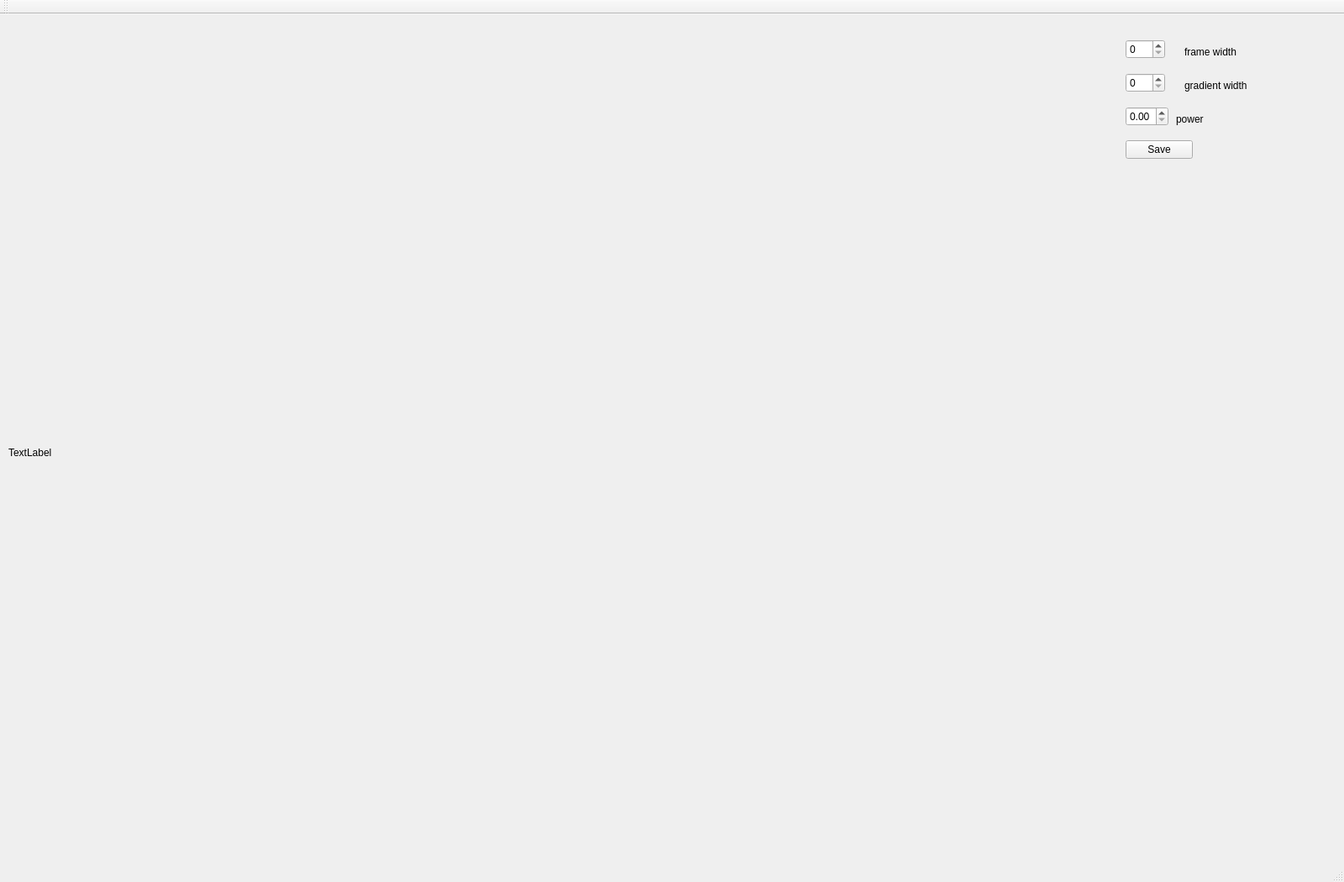
<?xml version="1.0" encoding="UTF-8"?>
<ui version="4.0">
 <class>MainWindow</class>
 <widget class="QMainWindow" name="MainWindow">
  <property name="geometry">
   <rect>
    <x>0</x>
    <y>0</y>
    <width>1600</width>
    <height>1050</height>
   </rect>
  </property>
  <property name="windowTitle">
   <string>MainWindow</string>
  </property>
  <widget class="QWidget" name="centralWidget">
   <widget class="QLabel" name="label">
    <property name="geometry">
     <rect>
      <x>10</x>
      <y>10</y>
      <width>1280</width>
      <height>1024</height>
     </rect>
    </property>
    <property name="text">
     <string>TextLabel</string>
    </property>
   </widget>
   <widget class="QSpinBox" name="frameWidthSpinBox">
    <property name="geometry">
     <rect>
      <x>1340</x>
      <y>30</y>
      <width>47</width>
      <height>23</height>
     </rect>
    </property>
   </widget>
   <widget class="QLabel" name="label_2">
    <property name="geometry">
     <rect>
      <x>1410</x>
      <y>30</y>
      <width>100</width>
      <height>30</height>
     </rect>
    </property>
    <property name="text">
     <string>frame width</string>
    </property>
   </widget>
   <widget class="QPushButton" name="savePushButton">
    <property name="geometry">
     <rect>
      <x>1340</x>
      <y>150</y>
      <width>80</width>
      <height>22</height>
     </rect>
    </property>
    <property name="text">
     <string>Save</string>
    </property>
   </widget>
   <widget class="QSpinBox" name="gradWidthSpinBox">
    <property name="geometry">
     <rect>
      <x>1340</x>
      <y>70</y>
      <width>47</width>
      <height>23</height>
     </rect>
    </property>
   </widget>
   <widget class="QLabel" name="label_3">
    <property name="geometry">
     <rect>
      <x>1410</x>
      <y>70</y>
      <width>100</width>
      <height>30</height>
     </rect>
    </property>
    <property name="text">
     <string>gradient width</string>
    </property>
   </widget>
   <widget class="QDoubleSpinBox" name="powerDoubleSpinBox">
    <property name="geometry">
     <rect>
      <x>1340</x>
      <y>110</y>
      <width>51</width>
      <height>23</height>
     </rect>
    </property>
   </widget>
   <widget class="QLabel" name="label_4">
    <property name="geometry">
     <rect>
      <x>1400</x>
      <y>110</y>
      <width>100</width>
      <height>30</height>
     </rect>
    </property>
    <property name="text">
     <string>power</string>
    </property>
   </widget>
  </widget>
  <widget class="QMenuBar" name="menuBar">
   <property name="geometry">
    <rect>
     <x>0</x>
     <y>0</y>
     <width>1600</width>
     <height>19</height>
    </rect>
   </property>
  </widget>
  <widget class="QToolBar" name="mainToolBar">
   <attribute name="toolBarArea">
    <enum>TopToolBarArea</enum>
   </attribute>
   <attribute name="toolBarBreak">
    <bool>false</bool>
   </attribute>
  </widget>
  <widget class="QStatusBar" name="statusBar"/>
 </widget>
 <layoutdefault spacing="6" margin="11"/>
 <resources/>
 <connections/>
</ui>
